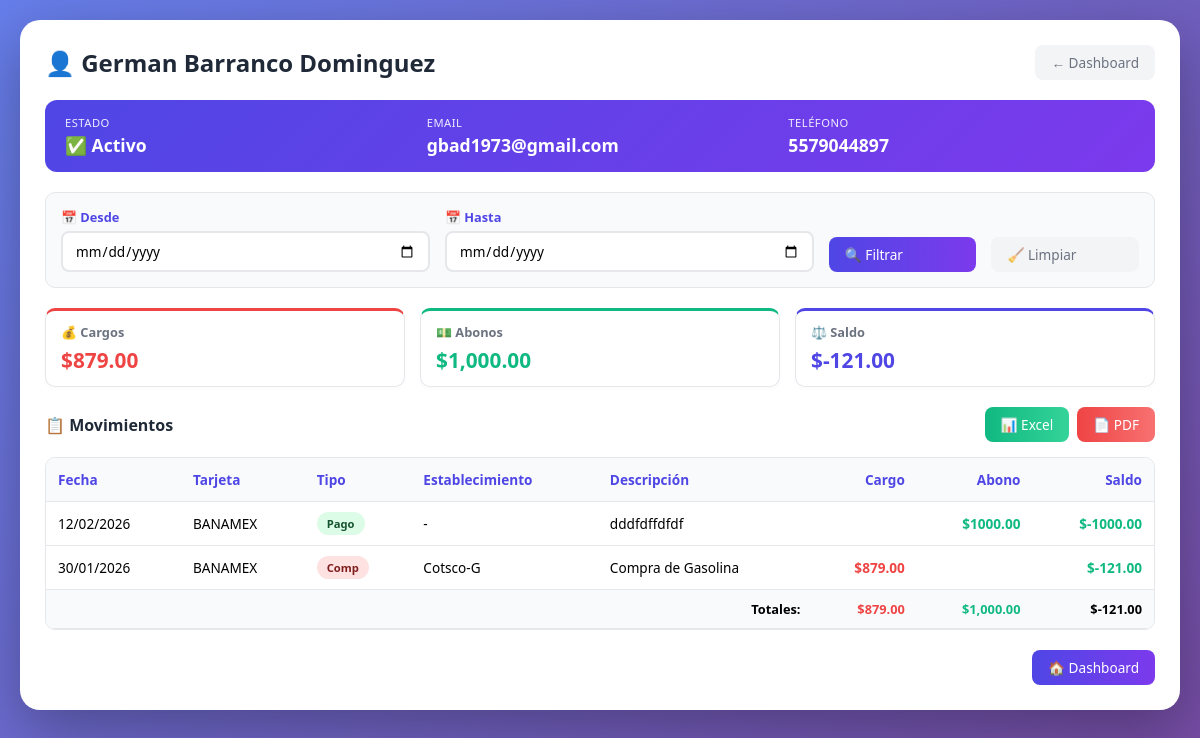
The app's page /persona/1/ (signed in) with its own data.
### tarjetas_app/models.py (models this page shows, shortened)
class Persona(models.Model):
    nombre = models.CharField(max_length=100, verbose_name="Nombre completo")
    activo = models.BooleanField(default=True, verbose_name="Activo")
    fecha_registro = models.DateField(auto_now_add=True, verbose_name="Fecha de registro")
    email = models.EmailField(blank=True, verbose_name="Correo electrónico")
    telefono = models.CharField(max_length=20, blank=True, verbose_name="Teléfono")
    class Meta:
        verbose_name = "Persona"
        verbose_name_plural = "Personas"
        ordering = ['nombre']

class Movimiento(models.Model):
    TIPO_CHOICES = [
        ('COMPRA', 'Compra'),
        ('PAGO', 'Pago'),
        ('COMISION', 'Comisión'),
        ('INTERES', 'Interés'),
        ('CASHBACK', 'Cashback'),
    ]
    tarjeta = models.ForeignKey(Tarjeta, on_delete=models.CASCADE, related_name='movimientos', verbose_name="Tarjeta")
    persona = models.ForeignKey(Persona, on_delete=models.CASCADE, related_name='movimientos', verbose_name="Persona")
    establecimiento = models.ForeignKey(Establecimiento, on_delete=models.CASCADE, verbose_name="Establecimiento",null=True,blank=True)
    tipo = models.CharField(max_length=10, choices=TIPO_CHOICES, verbose_name="Tipo de movimiento")
    monto = models.DecimalField(max_digits=10, decimal_places=2, verbose_name="Monto")
    monto_cashback = models.DecimalField(
        max_digits=10,
        decimal_places=2,
        default=0,
        verbose_name="Cashback generado"
    )
    descripcion = models.TextField(verbose_name="Descripción")
    fecha = models.DateField(verbose_name="Fecha del movimiento")
    fecha_registro = models.DateTimeField(auto_now_add=True, verbose_name="Fecha de registro")
    class Meta:
        verbose_name = "Movimiento"
        verbose_name_plural = "Movimientos"
        ordering = ['-fecha', '-fecha_registro']
    def es_cargo(self):
        return self.tipo in ['COMPRA', 'COMISION', 'INTERES']
    def es_abono(self):
        return self.tipo in ['PAGO', 'CASHBACK']

class Tarjeta(models.Model):
    TIPO_CHOICES = [
        ('VISA', 'Visa'),
        ('MASTERCARD', 'MasterCard'),
        ('AMEX', 'American Express'),
        ('OTRO', 'Otro'),
    ]
    numero = models.CharField(max_length=19, unique=True, verbose_name="Número de tarjeta")
    tipo = models.CharField(max_length=20, choices=TIPO_CHOICES, default='VISA', verbose_name="Tipo de tarjeta")
    banco = models.CharField(max_length=100, verbose_name="Nombre del banco")
    titular = models.ForeignKey(Persona, on_delete=models.CASCADE, related_name='tarjetas_titular', verbose_name="Titular principal", null=True, blank=True)
    fecha_vencimiento_pago = models.IntegerField(help_text="Día del mes (1-31) para el pago",default=15)  # ← VALOR POR DEFECTO)
    fecha_vencimiento_tarjeta = models.DateField(
        verbose_name="Fecha de vencimiento de la tarjeta (MM/AA)",
        null=True,  # 🔴 PERMITIR NULL TEMPORALMENTE
        blank=True,  # 🔴 PERMITIR VACÍO EN FORMULARIOS
        default=date.today() + timedelta(days=365*3),  # 🔴 VALOR POR DEFECTO: 3 años
        help_text="Formato: MM/AA (Ej: 12/25 para Diciembre 2025)"
    )
    limite_credito = models.DecimalField(max_digits=12, decimal_places=2, verbose_name="Límite de crédito", default=0)
    saldo_actual = models.DecimalField(max_digits=12, decimal_places=2, verbose_name="Saldo actual", default=0)
    usuarios = models.ManyToManyField(Persona, verbose_name="Personas que la usan")
    activa = models.BooleanField(default=True, verbose_name="Tarjeta activa")
    fecha_creacion = models.DateTimeField(auto_now_add=True, verbose_name="Fecha de creación")
    class Meta:
        verbose_name = "Tarjeta"
        verbose_name_plural = "Tarjetas"
        ordering = ['banco', 'numero']

class Establecimiento(models.Model):
    nombre = models.CharField(max_length=200, verbose_name="Nombre del establecimiento")
    descripcion = models.TextField(blank=True, verbose_name="Descripción")
    porcentaje_cashback = models.DecimalField(
        max_digits=5,
        decimal_places=2,
        default=0,
        verbose_name="Porcentaje de cashback (%)"
    )
    activo = models.BooleanField(default=True, verbose_name="Activo")
    class Meta:
        verbose_name = "Establecimiento"
        verbose_name_plural = "Establecimientos"
        ordering = ['nombre']

### tarjetas_app/views.py (the view)
# urls.py: path('persona/<int:persona_id>/', views.detalle_persona, name='detalle_persona'),
@login_required
def detalle_persona(request, persona_id):
    persona = get_object_or_404(Persona, id=persona_id)
    tarjetas = Tarjeta.objects.filter(usuarios=persona)
    tarjeta_id = request.GET.get('tarjeta')
    movimientos = Movimiento.objects.filter(persona=persona)
    if tarjeta_id:
        movimientos = movimientos.filter(tarjeta_id=tarjeta_id)
        tarjeta_seleccionada = get_object_or_404(Tarjeta, id=tarjeta_id)
    else:
        tarjeta_seleccionada = None
    fecha_desde = request.GET.get('fecha_desde')
    fecha_hasta = request.GET.get('fecha_hasta')
    if fecha_desde:
        movimientos = movimientos.filter(fecha__gte=fecha_desde)
    if fecha_hasta:
        movimientos = movimientos.filter(fecha__lte=fecha_hasta)
    movimientos = movimientos.order_by('-fecha', '-fecha_registro')
    saldo = 0
    for movimiento in movimientos:
        if movimiento.es_cargo():
            saldo += movimiento.monto
        elif movimiento.es_abono():
            saldo -= movimiento.monto
        movimiento.saldo_corriente = saldo
    deuda_total = 0
    for movimiento in movimientos:
        if movimiento.es_cargo():
            deuda_total += movimiento.monto
        elif movimiento.es_abono():
            deuda_total -= movimiento.monto
    context = {
        'persona': persona,
        'tarjetas': tarjetas,
        'tarjeta_seleccionada': tarjeta_seleccionada,
        'movimientos': movimientos,
        'deuda_total': deuda_total,
    }
    return render(request, 'tarjetas_app/detalle_persona.html', context)

### templates/tarjetas_app/detalle_persona.html (shortened to what this page needs)
<!DOCTYPE html>
<html lang="es">
<head>
</head>
<body>
    <div class="container">
        <div class="header">
            <h1>👤 {{ persona.nombre }}</h1>
            <div>
                <a href="{% url 'dashboard' %}" class="btn btn-secondary">
                    ← Dashboard
                </a>
            </div>
        </div>
        <div class="info-card">
            <div class="info-item">
                <span class="info-label">Estado</span>
                <span class="info-value">{% if persona.activo %}✅ Activo{% else %}❌ Inactivo{% endif %}</span>
            </div>
            <div class="info-item">
                <span class="info-label">Email</span>
                <span class="info-value">{{ persona.email|default:"-" }}</span>
            </div>
            <div class="info-item">
                <span class="info-label">Teléfono</span>
                <span class="info-value">{{ persona.telefono|default:"-" }}</span>
            </div>
        </div>
        <form method="get" class="filtros" id="filtrosForm">
            <div class="filtro-group">
                <label>📅 Desde</label>
                <input type="date" name="fecha_desde" class="form-control" value="{{ request.GET.fecha_desde }}">
            </div>
            <div class="filtro-group">
                <label>📅 Hasta</label>
                <input type="date" name="fecha_hasta" class="form-control" value="{{ request.GET.fecha_hasta }}">
            </div>
            <div class="filtro-group" style="flex: 0.4;">
                <label>&nbsp;</label>
                <button type="submit" class="btn btn-primary" style="width: 100%;">
                    🔍 Filtrar
                </button>
            </div>
            <div class="filtro-group" style="flex: 0.4;">
                <label>&nbsp;</label>
                <a href="{% url 'detalle_persona' persona.id %}{% if tarjeta_seleccionada %}?tarjeta={{ tarjeta_seleccionada.id }}{% endif %}" class="btn btn-secondary" style="width: 100%;">
                    🧹 Limpiar
                </a>
            </div>
        </form>
        <div class="resumen">
            <div class="resumen-card cargos">
                <h3>💰 Cargos</h3>
                <div class="total-cargos" id="totalCargos">$0</div>
            </div>
            <div class="resumen-card abonos">
                <h3>💵 Abonos</h3>
                <div class="total-abonos" id="totalAbonos">$0</div>
            </div>
            <div class="resumen-card saldo">
                <h3>⚖️ Saldo</h3>
                <div class="total-saldo" id="totalSaldo">$0</div>
            </div>
        </div>
        <div style="display: flex; justify-content: space-between; align-items: center; margin-bottom: 10px;">
            <h2 style="color: #1f2937; font-size: 1rem; font-weight: 600;">📋 Movimientos</h2>
            <div style="display: flex; gap: 8px;">
                <button onclick="exportarExcel()" class="btn btn-success" type="button">
                    📊 Excel
                </button>
                <button onclick="exportarPDF()" class="btn btn-danger" type="button">
                    📄 PDF
                </button>
            </div>
        </div>
        <div class="tabla-container">
            <table id="tablaMovimientos">
                <thead>
                    <tr>
                        <th>Fecha</th>
                        <th>Tarjeta</th>
                        <th>Tipo</th>
                        <th>Establecimiento</th>
                        <th>Descripción</th>
                        <th class="text-right">Cargo</th>
                        <th class="text-right">Abono</th>
                        <th class="text-right">Saldo</th>
                    </tr>
                </thead>
                <tbody>
                    {% for movimiento in movimientos %}
                    <tr>
                        <td>{{ movimiento.fecha|date:"d/m/Y" }}</td>
                        <td>{{ movimiento.tarjeta.banco }}</td>
                        <td>
                            <span class="badge {% if movimiento.es_cargo %}badge-cargo{% else %}badge-abono{% endif %}">
                                {{ movimiento.get_tipo_display|slice:":4" }}
                            </span>
                        </td>
                        <td>{{ movimiento.establecimiento.nombre|default:"-"|truncatechars:15 }}</td>
                        <td>{{ movimiento.descripcion|truncatechars:25 }}</td>
                        <td class="text-right monto-cargo">{% if movimiento.es_cargo %}${{ movimiento.monto|floatformat:2 }}{% endif %}</td>
                        <td class="text-right monto-abono">{% if movimiento.es_abono %}${{ movimiento.monto|floatformat:2 }}{% endif %}</td>
                        <td class="text-right {% if movimiento.saldo_corriente > 0 %}monto-cargo{% else %}monto-abono{% endif %}">${{ movimiento.saldo_corriente|floatformat:2 }}</td>
                    </tr>
                    {% endfor %}
                </tbody>
                <tfoot style="background: #f8fafc; font-weight: 600; font-size: 0.8rem;">
                    <tr>
                        <td colspan="5" style="text-align: right;">Totales:</td>
                        <td class="text-right monto-cargo" id="totalCargoColumna">$0.00</td>
                        <td class="text-right monto-abono" id="totalAbonoColumna">$0.00</td>
                        <td class="text-right" id="totalSaldoColumna">$0.00</td>
                    </tr>
                </tfoot>
            </table>
        </div>
        <div class="acciones">
            <a href="{% url 'dashboard' %}" class="btn btn-primary">
                🏠 Dashboard
            </a>
        </div>
    </div>
</body>
</html>

### templates/tarjetas_app/detalle_persona.html (style rules this page uses)
* { margin: 0; padding: 0; box-sizing: border-box; font-family: 'Segoe UI', Tahoma, Geneva, Verdana, sans-serif; }
body { background: linear-gradient(135deg, #667eea 0%, #764ba2 100%); min-height: 100vh; padding: 20px; }
.container { max-width: 1300px; margin: 0 auto; background: white; border-radius: 20px; box-shadow: 0 20px 60px rgba(0,0,0,0.3); padding: 25px; }
.header { display: flex; justify-content: space-between; align-items: center; margin-bottom: 20px; }
.header h1 { color: #1f2937; font-size: 1.5rem; font-weight: 600; }
.btn { padding: 8px 16px; border: none; border-radius: 8px; font-weight: 500; font-size: 0.85rem; cursor: pointer; text-decoration: none; display: inline-flex; align-items: center; gap: 6px; transition: all 0.2s ease; }
.btn-primary { background: linear-gradient(to right, #4f46e5, #7c3aed); color: white; }
.btn-success { background: linear-gradient(to right, #10b981, #34d399); color: white; }
.btn-danger { background: linear-gradient(to right, #ef4444, #f87171); color: white; }
.btn-secondary { background: #f3f4f6; color: #6b7280; }
.info-card { background: linear-gradient(135deg, #4f46e5, #7c3aed); color: white; border-radius: 12px; padding: 15px 20px; margin-bottom: 20px; display: grid; grid-template-columns: repeat(auto-fit, minmax(150px, 1fr)); gap: 15px; }
.info-item { display: flex; flex-direction: column; }
.info-label { font-size: 0.7rem; opacity: 0.9; margin-bottom: 3px; text-transform: uppercase; letter-spacing: 0.5px; }
.info-value { font-size: 1.1rem; font-weight: 600; }
.filtros { background: #f8fafc; border-radius: 10px; padding: 15px; margin-bottom: 20px; display: flex; gap: 15px; align-items: flex-end; border: 1px solid #e5e7eb; flex-wrap: wrap; }
.filtro-group { display: flex; flex-direction: column; flex: 1; min-width: 140px; }
.filtro-group label { color: #4f46e5; font-weight: 600; margin-bottom: 5px; font-size: 0.8rem; }
.form-control { padding: 8px 12px; border: 2px solid #e5e7eb; border-radius: 8px; font-size: 0.85rem; width: 100%; }
.resumen { display: grid; grid-template-columns: repeat(3, 1fr); gap: 15px; margin-bottom: 20px; }
.resumen-card { background: white; border-radius: 10px; padding: 12px 15px; border: 1px solid #e5e7eb; box-shadow: 0 2px 4px rgba(0,0,0,0.02); }
.cargos { border-top: 3px solid #ef4444; }
.abonos { border-top: 3px solid #10b981; }
.saldo { border-top: 3px solid #4f46e5; }
.resumen-card h3 { font-size: 0.8rem; color: #6b7280; margin-bottom: 5px; display: flex; align-items: center; gap: 5px; }
.total-cargos { color: #ef4444; font-size: 1.3rem; font-weight: 700; }
.total-abonos { color: #10b981; font-size: 1.3rem; font-weight: 700; }
.total-saldo { color: #4f46e5; font-size: 1.3rem; font-weight: 700; }
.tabla-container { overflow-x: auto; margin-top: 15px; border-radius: 10px; border: 1px solid #e5e7eb; }
table { width: 100%; border-collapse: collapse; font-size: 0.85rem; }
th { background: #f8fafc; color: #4f46e5; padding: 12px; text-align: left; font-weight: 600; border-bottom: 1px solid #e5e7eb; }
td { padding: 10px 12px; border-bottom: 1px solid #e5e7eb; }
.badge { padding: 4px 10px; border-radius: 16px; font-size: 0.7rem; font-weight: 600; display: inline-block; }
.badge-cargo { background: #fee2e2; color: #7f1d1d; }
.badge-abono { background: #dcfce7; color: #14532d; }
.monto-cargo { color: #ef4444; font-weight: 600; }
.monto-abono { color: #10b981; font-weight: 600; }
.text-right { text-align: right; }
.acciones { display: flex; gap: 10px; justify-content: flex-end; margin-top: 20px; flex-wrap: wrap; }

### records on screen
Persona: nombre "German Barranco Dominguez", email "gbad1973@gmail.com", telefono "5579044897"
Movimiento: fecha "12/02/2026", tarjeta.banco "BANAMEX", tipo "Pago", establecimiento.nombre "-", descripcion "dddfdffdfdf", monto "1000.00", saldo_corriente "-1000.00"
Movimiento: fecha "30/01/2026", tarjeta.banco "BANAMEX", tipo "Comp", establecimiento.nombre "Cotsco-G", descripcion "Compra de Gasolina", monto "879.00", saldo_corriente "-121.00"
